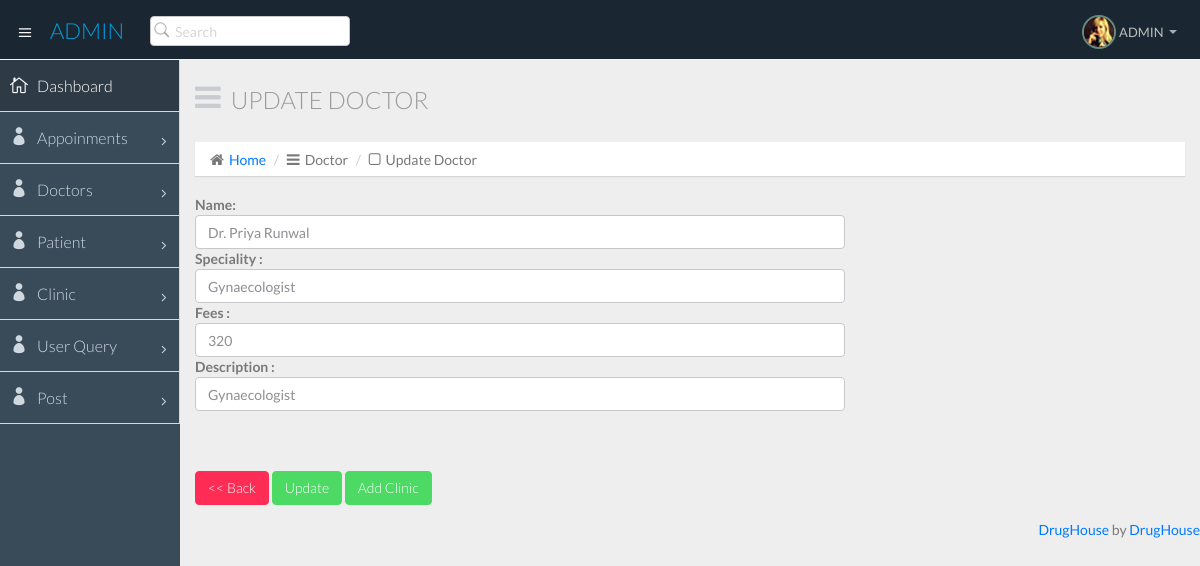
The app's page /admin/admin_Doctors_update.php?xcid=12 with its own data.
### tables this page shows
CREATE TABLE `doctor_list` (
  `did` int(11) NOT NULL,
  `name` varchar(50) NOT NULL,
  `image` varchar(50) NOT NULL,
  `speciality` varchar(1000) NOT NULL,
  `fees` decimal(20,0) NOT NULL,
  `description` varchar(1500) NOT NULL,
  `clinic_ids` varchar(11) NOT NULL
);

### admin/admin_Doctors_update.php (the view, shortened to what this page needs)
	<?php
require('./comnpages/config.php');
?>
<!DOCTYPE html>
<html lang="en">
  <head>
    <link href="css/bootstrap.min.css" rel="stylesheet">
    <link href="css/bootstrap-theme.css" rel="stylesheet">
    <link href="css/elegant-icons-style.css" rel="stylesheet" />
    <link href="css/font-awesome.min.css" rel="stylesheet" />
    <link href="css/style.css" rel="stylesheet">
    <link href="css/style-responsive.css" rel="stylesheet" />
  </head>
  <body>
  <section id="container" class="">
      <?php require('./comnpages/header.php'); ?>
	   <?php require('./comnpages/side.php'); ?>
      <section id="main-content">
          <section class="wrapper">
		  <div class="row">
				<div class="col-md-12">
					<h3 class="page-header"><i class="fa fa fa-bars"></i>Update Doctor</h3>
					<ol class="breadcrumb">
						<li><i class="fa fa-home"></i><a href="index.html">Home</a></li>
						<li><i class="fa fa-bars"></i>Doctor</li>
						<li><i class="fa fa-square-o"></i>Update Doctor</li>
					</ol>
				</div>
				<div class="col-md-8">
			 <?php
			$update_id=$_REQUEST['xcid'];
			$sql="SELECT * FROM doctor_list WHERE did=$update_id";
			$select= mysqli_query($conn,$sql);
			$data_row = mysqli_fetch_array($select);
			?>
				<form  action="./model/admin_model_doctors_update.php" method="post">
                 <b>Name:</b>
				  <input type="text" class="form-control" name="name" value="<?php echo $data_row['name']; ?>" hidden >
				<b>Speciality :</b>
				<input type="text" name="speciality" class="form-control" value="<?php echo $data_row['speciality']; ?>">
				<b>Fees :</b>
				<input type="text" name="fees" class="form-control" value="<?php echo $data_row['fees']; ?>">
				<b>Description :</b>
				<input type="text" name="description" class="form-control" value="<?php echo $data_row['description']; ?>">
						<br><br><br>
			    <div class="box-footer">
					 <a  href="admin_Doctors_update.php" class="btn btn-danger"> << Back</a>
                     <button type="submit" class="btn btn-success">Update</button>
					<a  href="admin_clinic_add.php" class="btn btn-success">Add Clinic</a>
                  </div>
			   </form>
			  </div>
			</div>
          </section>
      </section>
		  <?php include("./comnpages/credit.php");?>
  </section>
  </body>
</html>

### records on screen
doctor_list: name "Dr. Priya Runwal", speciality "Gynaecologist", fees "320", description "Gynaecologist"
